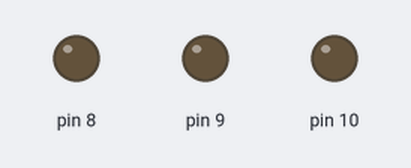
This sketch was run on a simulated Arduino Uno, built with avr-gcc and run on an emulated ATmega328P. Parts: output pins drawn as LEDs (lit = HIGH).

Above: at 0.15 s.
At 1.05 s:
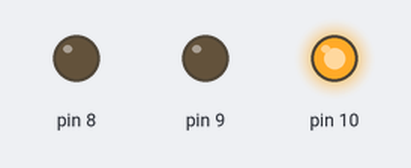
At 1.65 s:
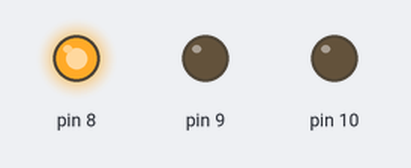
At 2.55 s:
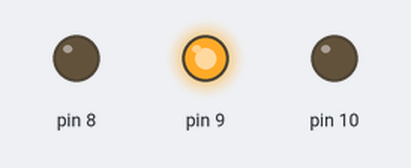
Timing chart, 0 to 3.0 s (numbered marks = the images above):
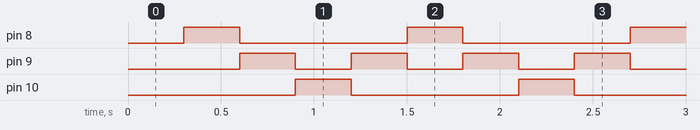

Measured:
- by itself, pin 8, pin 10: alternates HIGH for 0.30 s and LOW for 0.90 s
- by itself, pin 9: alternates HIGH for 0.30 s and LOW for 0.30 s
- by itself, everything shown: repeats every 1.2 s, in 4 steps

The sketch:

11_led_array_scanner.ino
```cpp
/*
 * Challenge #11: LED Array Scanner (OOP Version)
 *
 * Sketch Name:
 *
 *   11_led_array_scanner
 *
 * Objective:
 *
 *   Recreate the Knight Rider / Cylon scanner effect
 *   using an array of Led objects instead of directly
 *   controlling Arduino pins.
 *
 * Hardware:
 *
 *   LED1 -> Pin 8
 *   LED2 -> Pin 9
 *   LED3 -> Pin 10
 *
 * Behaviour:
 *
 *   ● ○ ○
 *   ○ ● ○
 *   ○ ○ ●
 *   ○ ● ○
 *   ● ○ ○
 *   (repeat forever)
 *
 * Requirements:
 *
 *   - Create a reusable Led class.
 *   - Create an array of Led objects.
 *   - Only one LED should be ON at a time.
 *   - LEDs should move left to right and then
 *     right to left continuously.
 *   - Use millis() for timing.
 *   - Do not use delay().
 *
 * Example:
 *
 *   Led leds[] = {
 *       Led(8),
 *       Led(9),
 *       Led(10)
 *   };
 *
 * State Variables:
 *
 *   currentLed
 *   direction
 *   previousUpdateTime
 *
 * Rules:
 *
 *   - Do not call digitalWrite() outside
 *     the Led class.
 *
 *   - Do not call pinMode() outside
 *     the Led class.
 *
 *   - All LED operations must happen through:
 *
 *       led.on();
 *       led.off();
 *       led.toggle();
 *
 * Concepts Practiced:
 *
 *   C++:
 *     - Classes
 *     - Constructors
 *     - Arrays of Objects
 *     - Functions
 *     - Encapsulation
 *
 *   Embedded Systems:
 *     - Hardware Abstraction
 *     - Non-blocking Timing
 *     - State Management
 *     - Reusable Components
 *
 * Learning Goal:
 *
 *   Move from thinking in terms of:
 *
 *       Pin 8
 *       Pin 9
 *       Pin 10
 *
 *   to thinking in terms of:
 *
 *       leds[0]
 *       leds[1]
 *       leds[2]
 *
 *   and from:
 *
 *       digitalWrite(...)
 *
 *   to:
 *
 *       led.on()
 *       led.off()
 *
 *   which is a foundational step toward
 *   object-oriented embedded programming.
 */


#include <Arduino.h>

class Led {
private:
  uint8_t pin;
  bool state;
  void write() { digitalWrite(pin, state); }

public:
  Led(uint8_t p) {
    pin = p;
    state = false;
    pinMode(pin, OUTPUT);
    write();
  }

  void toggle() {
    state = !state;
    write();
  }
  void on() {
    state = true;
    write();
  }

  void off() {
    state = false;
    write();
  }

  bool isOn() { return state; }
};

class Button {
private:
  uint8_t pin;
  bool stableState;
  bool lastReading;
  unsigned long lastChangeTime;

public:
  Button(uint8_t p)
      : pin(p), stableState(HIGH), lastReading(HIGH), lastChangeTime(0) {
    pinMode(pin, INPUT_PULLUP);
  }

  bool wasPressed() {
    bool currentReading = digitalRead(pin);

    if (currentReading != lastReading) {
      lastChangeTime = millis();
      lastReading = currentReading;
    }

    // Has it remained unchanged for 20ms?
    if (millis() - lastChangeTime >= 20) {

      // Has the stable state changed?
      if (stableState != currentReading) {
        stableState = currentReading;

        // HIGH -> LOW means button press
        if (stableState == LOW) {
          return true;
        }
      }
    }

    return false;
  }
};

enum Direction {
  RIGHT,
  LEFT,
};
Led leds[] = {Led(8), Led(9), Led(10)};
uint8_t size = sizeof(leds) / sizeof(leds[0]);
int led = 0;
unsigned long time = 0;
Direction direction = RIGHT;

void onLed(Led leds[], uint8_t ledToOn, uint8_t size) {
  for (int i = 0; i < size; i++) {
    if (i == ledToOn) {
      leds[i].on();
    } else {
      leds[i].off();
    }
  }
}
void setup() {}
void loop() {

  if (millis() - time >= 300) {
    time = millis();
    onLed(leds, led, size);
    switch (direction) {
    case RIGHT:
      led++;
      if (led == size) {
        direction = LEFT;
        led = size - 2;
      }
      break;
    case LEFT:
      led--;
      if (led == -1) {
        direction = RIGHT;
        led = 1;
      }
      break;
    }
  }
}
```
